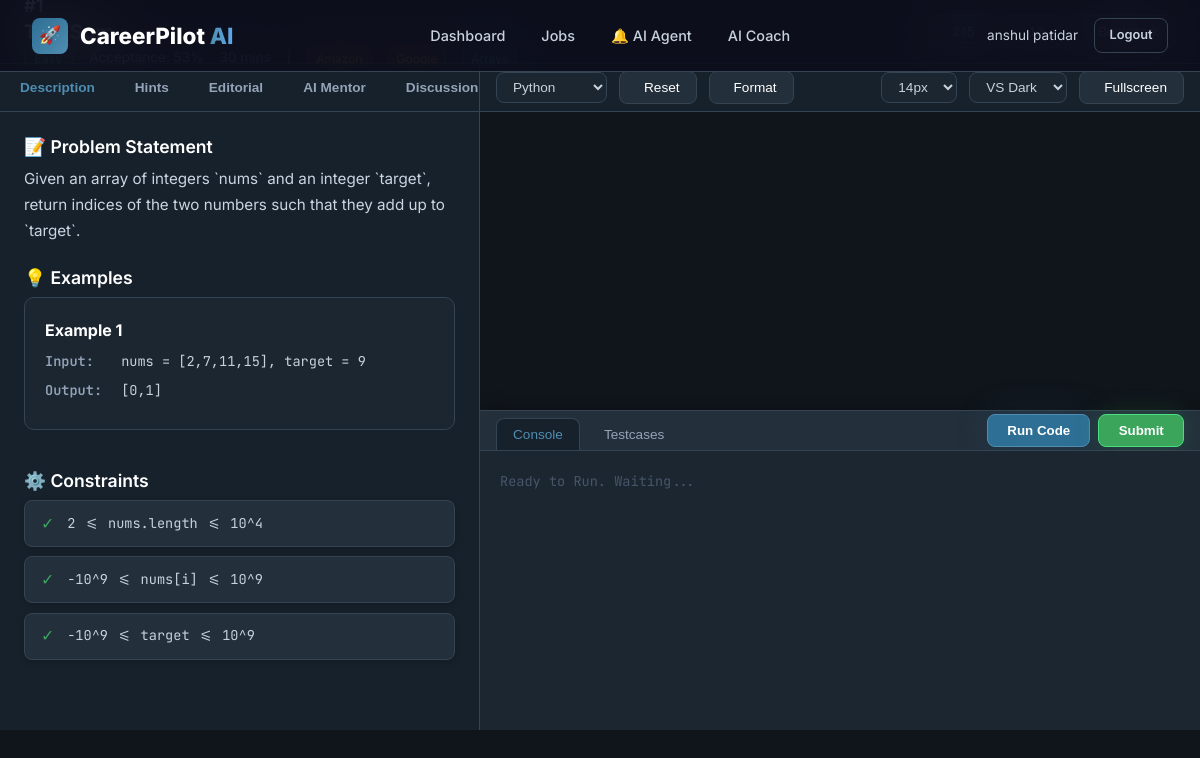
The page /problem_solving/problem/1 (signed in) on the database its author committed.
### tables this page shows
CREATE TABLE problems (
                id INTEGER PRIMARY KEY AUTOINCREMENT,
                title TEXT NOT NULL,
                difficulty TEXT NOT NULL, -- Easy, Medium, Hard, Interview, Contest
                topic TEXT NOT NULL,      -- Arrays, Strings, DP, Trees, Graphs, etc
                subtopics TEXT,           -- Comma separated tags
                companies TEXT,           -- Comma separated company names
                constraints TEXT,
                description TEXT NOT NULL,
                examples TEXT,            -- JSON array of example inputs/outputs
                hints TEXT,               -- JSON array of hints (1 to 5)
                editorial TEXT,
                starter_code TEXT,        -- JSON mapping language to starter code
                tags TEXT,
                premium INTEGER DEFAULT 0,
                estimated_time INTEGER DEFAULT 30, -- in minutes
                created_at TEXT DEFAULT CURRENT_TIMESTAMP
            );

### backend/routes/problem_solving.py (the view)
@problem_solving_bp.route('/problem/<int:problem_id>')
@login_required
def problem_detail(problem_id: int):
    user_id = session.get('user_id')
    problem = ProblemService.get_problem_by_id(problem_id)
    if not problem:
        return redirect(url_for('problem_solving.index'))
    hints_used = ProblemService.get_hints_used(user_id, problem_id)
    submissions = execute_one(
        "SELECT * FROM problem_submissions WHERE user_id = ? AND problem_id = ? ORDER BY created_at DESC LIMIT 1",
        (user_id, problem_id)
    )
    return render_template(
        'problem_solving/editor.html',
        problem=problem,
        hints_used=hints_used,
        last_submission=submissions
    )

### backend/database/db.py (called while the page is built)
def get_db_path() -> str:
    base_dir = os.path.dirname(os.path.dirname(os.path.dirname(os.path.abspath(__file__))))
    return os.path.join(base_dir, DATABASE_PATH)

def get_connection(db_path: Optional[str] = None) -> sqlite3.Connection:
    path = db_path or get_db_path()
    conn = sqlite3.connect(path)
    conn.row_factory = sqlite3.Row
    conn.execute("PRAGMA foreign_keys = ON")
    conn.execute("PRAGMA journal_mode = WAL")
    return conn

@contextmanager
def get_db(db_path: Optional[str] = None):
    conn = get_connection(db_path)
    try:
        yield conn
        conn.commit()
    except Exception:
        conn.rollback()
        raise
    finally:
        conn.close()

def execute_query(query: str, params: tuple = (), db_path: Optional[str] = None) -> list[dict]:
    from backend.utils.logger import db_logger
    import time
    start = time.time()
    with get_db(db_path) as db:
        cursor = db.execute(query, params)
        rows = cursor.fetchall()
        duration = int((time.time() - start) * 1000)
        table = query.split('FROM')[1].split('WHERE')[0].strip() if 'FROM' in query else 'unknown'
        log_msg = f"\n[DB]\nSELECT\n{table}\nRows:{len(rows)}\n{duration} ms"
        db_logger.info(log_msg)
        return [dict(row) for row in rows]

def execute_one(query: str, params: tuple = (), db_path: Optional[str] = None) -> Optional[dict]:
    from backend.utils.logger import db_logger
    import time
    start = time.time()
    with get_db(db_path) as db:
        cursor = db.execute(query, params)
        row = cursor.fetchone()
        duration = int((time.time() - start) * 1000)
        table = query.split('FROM')[1].split('WHERE')[0].strip() if 'FROM' in query else 'unknown'
        log_msg = f"\n[DB]\nSELECT ONE\n{table}\nRows:{1 if row else 0}\n{duration} ms"
        db_logger.info(log_msg)
        return dict(row) if row else None

### backend/services/problem_service.py (called while the page is built)
    @staticmethod
    def get_hints_used(user_id: int, problem_id: int) -> list[int]:
        rows = execute_query(
            "SELECT hint_index FROM problem_hints_used WHERE user_id = ? AND problem_id = ?",
            (user_id, problem_id)
        )
        return [r["hint_index"] for r in rows]

### templates/problem_solving/editor.html (shortened to what this page needs)
{% extends "base.html" %}
{% block extra_css %}
<link rel="stylesheet" href="{{ url_for('static', filename='css/problem_solving.css') }}">
{% endblock %}
{% block content %}
<div class="ide-workspace">
    <header class="ide-topbar">
        <div class="ide-title-section">
            <div class="ide-problem-title-row">
                <span class="ide-problem-number">#{{ problem.id }}</span>
                <h1 class="ide-problem-title">{{ problem.title }}</h1>
            </div>
            <div class="topbar-meta">
                <span class="badge-difficulty {{ problem.difficulty.lower() }}">{{ problem.difficulty }}</span>
                <span> Acceptance: 53%</span>
                <span> {{ problem.estimated_time }} mins</span>
                <span class="meta-divider">|</span>
                <span class="company-chip"> Amazon</span>
                <span class="company-chip"> Google</span>
                <span class="topic-chip"> {{ problem.topic }}</span>
            </div>
        </div>
        <div style="display:flex; gap: 0.75rem; align-items:center;">
            <button class="btn-premium" onclick="vote(1)"> 245</button>
            <button class="btn-premium" onclick="vote(-1)"> 12</button>
            <button class="btn-premium" onclick="toggleBookmark()" id="bookmarkBtn"> Bookmark</button>
        </div>
    </header>
    <div class="ide-body">
        <div class="ide-left-pane">
            <div class="tab-container">
                <div class="tab-list">
                    <button class="tab-btn active" onclick="switchLeftTab(this, 'description')">Description</button>
                    <button class="tab-btn" onclick="switchLeftTab(this, 'hints')">Hints</button>
                    <button class="tab-btn" onclick="switchLeftTab(this, 'editorial')">Editorial</button>
                    <button class="tab-btn" onclick="switchLeftTab(this, 'ai-mentor')">AI Mentor</button>
                    <button class="tab-btn" onclick="switchLeftTab(this, 'discussion')">Discussion</button>
                </div>
            </div>
            <div class="pane-content-area" id="pane-description">
                <div class="premium-content-card">
                    <h3 class="card-title">📝 Problem Statement</h3>
                    <div class="problem-description" style="font-size: 0.95rem; line-height: 1.7; color: #cbd5e1;">
                        {{ problem.description | safe }}
                    </div>
                </div>
                {% if problem.examples %}
                    <div class="premium-content-card">
                        <h3 class="card-title">💡 Examples</h3>
                        {% for ex in problem.examples %}
                            <div class="example-box">
                                <div class="example-header" style="margin-bottom: 0.5rem; font-weight: 700; color: var(--text-primary);">
                                    <span>Example {{ loop.index }}</span>
                                </div>
                                <div class="example-line"><strong>Input:</strong> {{ ex.input }}</div>
                                <div class="example-line"><strong>Output:</strong> {{ ex.output }}</div>
                            </div>
                        {% endfor %}
                    </div>
                {% endif %}
                {% if problem.constraints %}
                    <div class="premium-content-card">
                        <h3 class="card-title">⚙️ Constraints</h3>
                        <div class="constraint-badge-list">
                            {% for constraint in problem.constraints.split('\n') %}
                                {% if constraint.strip() %}
                                    <div class="constraint-badge">
                                        <span class="check">✓</span> {{ constraint }}
                                    </div>
                                {% endif %}
                            {% endfor %}
                        </div>
                    </div>
                {% endif %}
            </div>
        </div>
        <div class="ide-right-pane">
            <div class="editor-toolbar">
                <div class="editor-toolbar-left">
                    <select id="languageSelect" class="editor-select" onchange="changeLanguage()">
                        <option value="python">Python</option>
                    </select>
                    <button class="btn-premium" onclick="resetStarterCode()"> Reset</button>
                    <button class="btn-premium" onclick="formatCode()"> Format</button>
                </div>
                <div class="editor-toolbar-right">
                    <select id="fontSizeSelect" class="editor-select" onchange="changeFontSize()">
                        <option value="14" selected>14px</option>
                    </select>
                    <select id="themeSelect" class="editor-select" onchange="changeTheme()">
                        <option value="vs-dark" selected>VS Dark</option>
                    </select>
                    <button class="btn-premium" onclick="toggleFullscreen()"> Fullscreen</button>
                </div>
            </div>
            <div class="editor-area">
                <div id="monaco-editor-container" style="width:100%; height:100%;"></div>
            </div>
            <div class="terminal-panel">
                <div class="terminal-header">
                    <div class="terminal-tabs">
                        <button class="terminal-tab-btn active" onclick="switchTerminalTab(this, 'console')">Console</button>
                        <button class="terminal-tab-btn" onclick="switchTerminalTab(this, 'testcases')">Testcases</button>
                    </div>
                    <div style="display:flex; gap: 0.5rem;">
                        <button class="btn-primary-glow" onclick="runCode()"> Run Code</button>
                        <button class="btn-success-glow" onclick="submitCode()"> Submit</button>
                    </div>
                </div>
                <div class="terminal-body" id="consoleBody">
                    <span style="color: #475569;">Ready to Run. Waiting...</span>
                </div>
            </div>
        </div>
    </div>
</div>
{% endblock %}

### static/css/main.css (style rules this page uses)
:root { --primary: #2E6F95; --primary-light: #4F8DB1; --primary-dark: #1E5678; --primary-glow: rgba(46, 111, 149, 0.25); --accent: #D9A441; --accent-light: #E8C66D; --accent-dark: #B98524; --accent-glow: rgba(217, 164, 65, 0.20); --bg-primary: #10151B; --bg-secondary: #17212B; --bg-tertiary: #202B36; --bg-card: #232F3B; --bg-card-hover: #2A3847; --bg-input: #1B2631; --bg-glass: rgba(35, 47, 59, 0.70); --text-primary: #FFFFFF; --text-secondary: #C8D2DC; --text-tertiary: #94A3B8; --text-muted: #718096; --border: #344452; --border-light: rgba(255,255,255,0.05); --border-active: var(--primary); --success: #3BA55C; --warning: #F4B942; --danger: #E25555; --info: #5DA9E9; --shadow-sm: 0 2px 6px rgba(0,0,0,.18); --shadow-md: 0 8px 24px rgba(0,0,0,.28); --shadow-lg: 0 18px 50px rgba(0,0,0,.45); --shadow-glow: 0 0 35px rgba(46,111,149,.18); --shadow-card: inset 0 1px 0 rgba(255,255,255,.03); --glass-bg: rgba(35,47,59,.65); --glass-border: rgba(255,255,255,.08); --glass-blur: blur(24px); --font-primary: "Inter", -apple-system, BlinkMacSystemFont, "Segoe UI", sans-serif; --font-mono: "JetBrains Mono", monospace; --sidebar-width: 270px; --navbar-height: 72px; --radius-xs: 4px; --radius-sm: 8px; --radius-md: 12px; --radius-lg: 18px; --radius-xl: 24px; --radius-2xl: 32px; --radius-full: 999px; --transition-fast: .15s ease; --transition-normal: .30s ease; --transition-slow: .50s ease; --gradient-primary: linear-gradient( 135deg, #2E6F95 0%, #4F8DB1 100% ); --gradient-accent: linear-gradient( 135deg, #D9A441 0%, #E8C66D 100% ); --gradient-card: linear-gradient( 180deg, rgba(255,255,255,.03), rgba(255,255,255,.01) ); --gradient-bg: radial-gradient( circle at top right, rgba(46,111,149,.08), transparent 40% ), radial-gradient( circle at bottom left, rgba(217,164,65,.05), transparent 35% ); --btn-primary-bg: var(--gradient-primary); --btn-primary-hover: linear-gradient( 135deg, #3C7CA3, #5C99BD ); --btn-primary-text: #FFFFFF; --btn-secondary-bg: var(--gradient-accent); --btn-secondary-text: #1A1A1A; --hero-overlay: linear-gradient( 135deg, rgba(16,21,27,.92), rgba(23,33,43,.90) ); --chart-1: #2E6F95; --chart-2: #D9A441; --chart-3: #5DA9E9; --chart-4: #6BCB77; --chart-5: #F4B942; --chart-6: #E25555; --scrollbar-bg: #17212B; --scrollbar-thumb: #344452; --scrollbar-hover: #2E6F95; }
*, *::before, *::after { margin: 0; padding: 0; box-sizing: border-box; }
html { scroll-behavior: smooth; -webkit-font-smoothing: antialiased; -moz-osx-font-smoothing: grayscale; }
body { font-family: var(--font-primary); background: var(--bg-primary); color: var(--text-primary); line-height: 1.6; min-height: 100vh; overflow-x: hidden; }
h1, h2, h3, h4, h5, h6 { font-weight: 700; line-height: 1.2; margin-bottom: 0.5em; color: var(--text-primary); }
h1 { font-size: 2.5rem; }
h3 { font-size: 1.5rem; }

### static/css/components.css (style rules this page uses)
.card-title { font-size: 1.1rem; font-weight: 600; color: var(--text-primary); }

### rows shown on the page
problems: title "Two Sum", description "Given an array of integers `nums` and an integer `target`, return indices of the two numbers such that they add up to `target`."

### other values the page prints
{{ current_user.full_name }} "anshul patidar"
{{ ex.input }} "nums = [2,7,11,15], target = 9"
{{ ex.output }} "[0,1]"
{{ constraint }} "2 <= nums.length <= 10^4" "-10^9 <= nums[i] <= 10^9" "-10^9 <= target <= 10^9"
